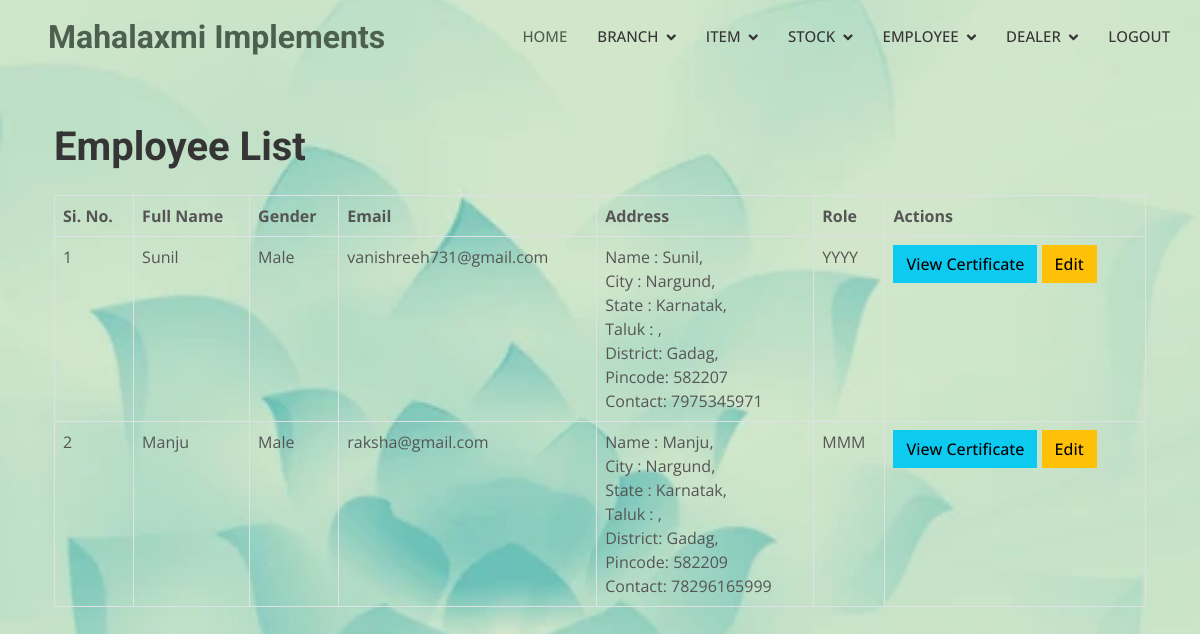
The page /emp_list/ on the database its author committed.
### Maha_app/models.py (models this page shows)
class Employee(models.Model):
    fullname = models.CharField(max_length=50)
    gender = models.CharField(max_length=50)
    dob=models.CharField(max_length=50)
    contact = models.CharField(max_length=50)
    nationality = models.CharField(max_length=50)
    city = models.CharField(max_length=50)
    state = models.CharField(max_length=50)
    pincode = models.CharField(max_length=50)
    district = models.CharField(max_length=50)
    Taluk = models.CharField(max_length=50)
    email = models.CharField(max_length=50)
    adhar = models.CharField(max_length=50)
    pancard = models.CharField(max_length=50)
    fathername = models.CharField(max_length=50)
    mothername = models.CharField(max_length=50)
    mobile = models.CharField(max_length=50)
    occupation = models.CharField(max_length=50)
    previoucompany = models.CharField(max_length=50)
    role = models.CharField(max_length=50)
    sallery = models.CharField(max_length=50)
    start_date = models.CharField(max_length=50)
    end_date = models.CharField(max_length=50)
    jrole = models.CharField(max_length=50)
    doj = models.CharField(max_length=50)
    pf = models.CharField(max_length=50)
    esic = models.CharField(max_length=50)
    adhar_doc = models.FileField(upload_to='pdfs/')
    pan_doc = models.FileField(upload_to='pdfs/')
    bank_doc = models.FileField(upload_to='pdfs/')
    exp_doc = models.FileField(upload_to='pdfs/')
    tenthpass = models.CharField(max_length=50)
    tenth_percentage = models.CharField(max_length=50)
    twelfth_pass = models.CharField(max_length=50)
    twelfth_percentage = models.CharField(max_length=50)
    degree = models.CharField(max_length=50)
    degreepass = models.CharField(max_length=50)
    degree_percentage = models.CharField(max_length=50)
    pf = models.CharField(max_length=50)
    esic = models.CharField(max_length=50)
    photo = models.ImageField(upload_to='photos/', blank=True, null=True)
    bank_name = models.CharField(max_length=100, blank=True, null=True)
    bank_account_number = models.CharField(max_length=50, blank=True, null=True)
    ifsc_code = models.CharField(max_length=20, blank=True, null=True)
    account_holder_name = models.CharField(max_length=100, blank=True, null=True)
    emp_id = models.CharField(max_length=200)
    password = models.CharField(max_length=100)
    branchname = models.CharField(max_length=100)

### Maha_app/views.py (the view)
# urls.py: path('emp_list/', views.emp_list, name='emp_list'),
def emp_list(request):
    employees = Employee.objects.all()
    return render(request, 'emp_list.html', {'employees': employees})

### Maha_app/templates/emp_list.html (shortened to what this page needs)
{% load static %}
<!DOCTYPE html>
<html lang="en">
<head>
    <link href="https://cdnjs.cloudflare.com/ajax/libs/font-awesome/5.10.0/css/all.min.css" rel="stylesheet">
    <link href="https://cdn.jsdelivr.net/npm/bootstrap-icons@1.4.1/font/bootstrap-icons.css" rel="stylesheet">
    <link href="{% static 'lib/animate/animate.min.css' %}" rel="stylesheet">
    <link href="{% static 'lib/owlcarousel/assets/owl.carousel.min.css' %}" rel="stylesheet">
    <link href="{% static 'lib/lightbox/css/lightbox.min.css' %}" rel="stylesheet">
    <link href="{% static 'css/bootstrap.min.css' %}" rel="stylesheet">
    <link href="{% static 'css/style.css' %}" rel="stylesheet">
</head>
<body>
    {% include 'admin_nav.html' %}
    <div class="container mt-5">
    <div class="container">
        <h1 class="my-4">Employee List</h1>
        <table class="table table-bordered">
            <thead>
                <tr>
                    <th>Si. No.</th>
                    <th>Full Name</th>
                    <th>Gender</th>
                    <th>Email</th>
                    <th>Address</th>
                    <th>Role</th>
                    <th>Actions</th>
                </tr>
            </thead>
            <tbody>
                {% for employee in employees %}
                <tr>
                    <td>{{ forloop.counter }}</td>
                    <td>{{ employee.fullname }}</td>
                    <td>{{ employee.gender }}</td>
                    <td>{{ employee.email }}</td>
                    <td>
                        Name : {{ employee.fullname }},<br>
                        City : {{ employee.city }}, <br>
                        State : {{ employee.state }}, <br>
                        Taluk : {{ employee.taluk }},<br>
                        District: {{ employee.district }},<br>
                        Pincode: {{ employee.pincode }}<br>
                        Contact: {{ employee.contact }}<br>
                    </td>
                    <td>{{ employee.role }}</td>
                    <td>
                        <a href="{% url 'view_certificate' employee.id %}" class="btn btn-info">View Certificate</a>
                        <a href="{% url 'edit_employee' employee.id %}" class="btn btn-warning">Edit</a>
                    </td>
                </tr>
                {% endfor %}
            </tbody>
        </table>
    </div>
</body>
</html>

### Maha_app/static/css/style.css (style rules this page uses)
:root { --primary: #4d604f; --light: #F5F5F5; --dark: #353535; }
.btn { font-weight: 500; transition: .5s; }

### rows shown on the page
Employee: fullname "Sunil", gender "Male", email "vanishreeh731@gmail.com", city "Nargund", state "Karnatak", district "Gadag", pincode "582207", contact "7975345971", role "YYYY"
Employee: fullname "Manju", gender "Male", email "raksha@gmail.com", city "Nargund", state "Karnatak", district "Gadag", pincode "582209", contact "78296165999", role "MMM"
